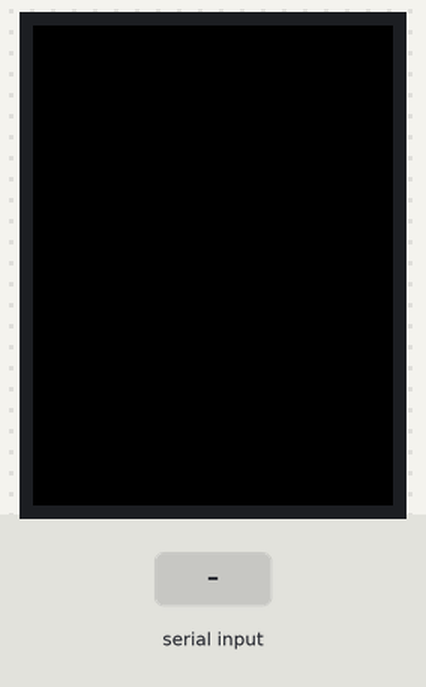
Bench run of a sketch on a simulated Arduino Uno, built with avr-gcc and run on an emulated ATmega328P. Parts: 240×320 colour display. Inputs (shaded band) come from the test bench. What the sketch prints to the serial monitor is not drawn.

Above: at 1.3 s.
1.4 s: "90\n" received over Serial
At 1.85 s:
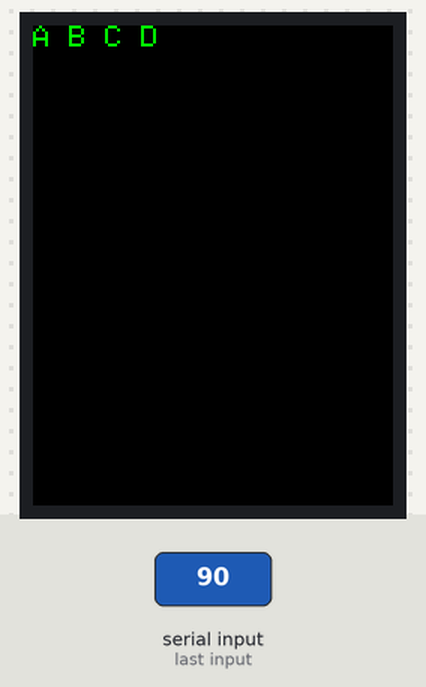
3.3 s: "90,45\n" received over Serial
4.8 s: "30,150\n" received over Serial
Timing chart, 0 to 7.8 s (numbered marks = the images above; inputs shaded):
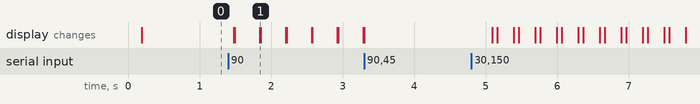

Measured:
- after the input at 1.4 s, the display: changes after 0.08 s (image 1)
- after the input at 3.3 s, every drawn part: stays the same

The sketch:

Application_6.ino
```cpp
// IMPORTANT: ELEGOO_TFTLCD LIBRARY MUST BE SPECIFICALLY
// CONFIGURED FOR EITHER THE TFT SHIELD OR THE BREAKOUT BOARD.
// SEE RELEVANT COMMENTS IN Elegoo_TFTLCD.h FOR SETUP.
//Technical support:goodtft@163.com

#include <Elegoo_GFX.h>    // Core graphics library
#include <Elegoo_TFTLCD.h> // Hardware-specific library

// The control pins for the LCD can be assigned to any digital or
// analog pins...but we'll use the analog pins as this allows us to
// double up the pins with the touch screen (see the TFT paint example).
#define LCD_CS A3 // Chip Select goes to Analog 3
#define LCD_CD A2 // Command/Data goes to Analog 2
#define LCD_WR A1 // LCD Write goes to Analog 1
#define LCD_RD A0 // LCD Read goes to Analog 0

#define LCD_RESET A4 // Can alternately just connect to Arduino's reset pin

// When using the BREAKOUT BOARD only, use these 8 data lines to the LCD:
// For the Arduino Uno, Duemilanove, Diecimila, etc.:
//   D0 connects to digital pin 8  (Notice these are
//   D1 connects to digital pin 9   NOT in order!)
//   D2 connects to digital pin 2
//   D3 connects to digital pin 3
//   D4 connects to digital pin 4
//   D5 connects to digital pin 5
//   D6 connects to digital pin 6
//   D7 connects to digital pin 7
// For the Arduino Mega, use digital pins 22 through 29
// (on the 2-row header at the end of the board).

// Assign human-readable names to some common 16-bit color values:
#define	BLACK   0x0000
#define	BLUE    0x001F
#define	RED     0xF800
#define	GREEN   0x07E0
#define CYAN    0x07FF
#define MAGENTA 0xF81F
#define YELLOW  0xFFE0
#define WHITE   0xFFFF

//the delay used for parsing integers from the serial monitor, measured in milliseconds
#define TIMEOUT_DELAY 10


Elegoo_TFTLCD tft(LCD_CS, LCD_CD, LCD_WR, LCD_RD, LCD_RESET);
// If using the shield, all control and data lines are fixed, and
// a simpler declaration can optionally be used:
// Elegoo_TFTLCD tft;


/******************************************
* function name: setup
* function inputs: void
* function outputs: void, serial monitor output
* function description: Sets up both the Arduino serial and the TFT display
* author: NA
******************************************/
void setup(void) {
  Serial.begin(9600);
  Serial.println(F("TFT LCD test"));


#ifdef USE_Elegoo_SHIELD_PINOUT       // This is defined in Elegoo_TFTLCD.h
  Serial.println(F("Using Elegoo 2.4\" TFT Arduino Shield Pinout"));
#else
  Serial.println(F("Using Elegoo 2.4\" TFT Breakout Board Pinout"));
#endif

  Serial.print("TFT size is "); Serial.print(tft.width()); Serial.print("x"); Serial.println(tft.height());

  tft.reset();

   uint16_t identifier = tft.readID();
   if(identifier == 0x9325) {
    Serial.println(F("Found ILI9325 LCD driver"));
  } else if(identifier == 0x9328) {
    Serial.println(F("Found ILI9328 LCD driver"));
  } else if(identifier == 0x4535) {
    Serial.println(F("Found LGDP4535 LCD driver"));
  }else if(identifier == 0x7575) {
    Serial.println(F("Found HX8347G LCD driver"));
  } else if(identifier == 0x9341) {
    Serial.println(F("Found ILI9341 LCD driver"));
  } else if(identifier == 0x8357) {
    Serial.println(F("Found HX8357D LCD driver"));
  } else if(identifier==0x0101)
  {
      identifier=0x9341;
       Serial.println(F("Found 0x9341 LCD driver"));
  }
  else if(identifier==0x1111)
  {
      identifier=0x9328;
       Serial.println(F("Found 0x9328 LCD driver"));
  }
  else {
    Serial.print(F("Unknown LCD driver chip: "));
    Serial.println(identifier, HEX);
    Serial.println(F("If using the Elegoo 2.8\" TFT Arduino shield, the line:"));
    Serial.println(F("  #define USE_Elegoo_SHIELD_PINOUT"));
    Serial.println(F("should appear in the library header (Elegoo_TFT.h)."));
    Serial.println(F("If using the breakout board, it should NOT be #defined!"));
    Serial.println(F("Also if using the breakout, double-check that all wiring"));
    Serial.println(F("matches the tutorial."));
    identifier=0x9328;

  }
  tft.begin(identifier);
  return;
}

void printDelay(const char printable[], long *ms);

/******************************************
* function name: loop
* function inputs: void, serial monitor is used to input delay
* function outputs: void
* function description: main function to accomplish goal of flashing characters on a screen with a user specified delay
* author: Chase Arline, Long Nguyen
******************************************/
void loop(void)
{
    tft.setTextColor(GREEN); tft.setTextSize(2);  //sets the text color and text size for printing on the display
    Serial.flush();                               //flushes all serial data to make sure user-input is clear
    long msDelay=0;                               //user-defined delay in milliseconds, max is ~ 2147483 seconds
    Serial.println("Please input a time for the delay (ms)");
    while(msDelay<=0)                             //checks the serial monitor and waits until data (other than 0) is sent into it, in order to get the delay from the user
    {
        msDelay=Serial.parseInt();                //sets the user defined delay
    }
    Serial.setTimeout(TIMEOUT_DELAY);             //sets the timeout delay at 20 milliseconds to reduce the waiting time of Serial.parseInt
    long goodDelay=0;
    while(1)
    {
        long start = millis();
        printDelay("A B C D", &msDelay);         //procedure call in order to print 'A B C D' and delay by 'ms' milliseconds
        Serial.print("time(ms) taken to print characters: ");
        Serial.println(millis()-start);
        start = millis();
        goodDelay=msDelay-TIMEOUT_DELAY;          //goodDelay is the user-defined delay minus the timeout delay from Serial.parseInt, this negates the delay effect of Serial.parseInt timeout "delay"
        printDelay("", &(goodDelay));             //procedure call in order to print nothing and delay by goodDelay
        goodDelay=Serial.parseInt();              //checking to see if the user wants to set a new delay for the program
        if(goodDelay>0)                           // ^
        {
            msDelay=goodDelay;           //set the normal delay to the newly-defined delay if it is greater than zero
        }
        Serial.print("time(ms) taken to clear characters: ");
        Serial.println(millis()-start);
    }
    return;
}
```

delay_function.ino
```cpp
/******************************************
* function name: printDelay
* function inputs: printable is the array of characters to be displayed, allows string literals; ms is the paramaterized delay in milliseconds, *pointer
* function outputs: returns void
* function description: prints the input characters on the display and delays for a parameterized delay
* author: Chase Arline, Long Nguyen
******************************************/
void printDelay(const char printable[], long *ms)
{
    long start = millis();
    tft.setCursor(0,0);                                 //moves the cursor to the top left corner to start a new line
    tft.fillScreen(BLACK);                              //fills the screen with black to remove any previous items/text
    tft.print(printable);                               //prints the characters on the screen
    long unfinishedDelay = *ms - (millis()-start);
    if(unfinishedDelay>0 && unfinishedDelay < 2147483000)
    {
        delay(unfinishedDelay);                         //delays for however long will create the full user-defined milliseconds if the delay is valid (ms greater than zero but less than maximum), otherwise it would wait a long time if ms<0, as delay takes unsigned
    }
    return;
}
```
